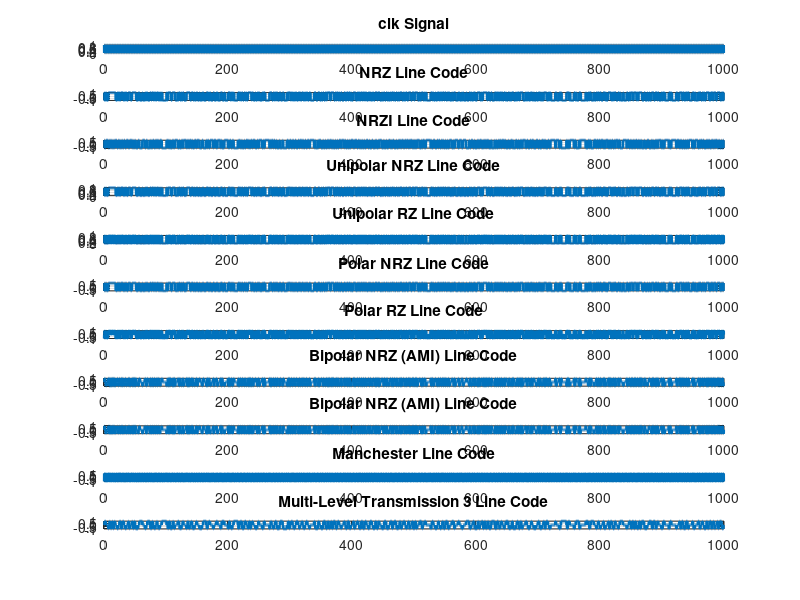
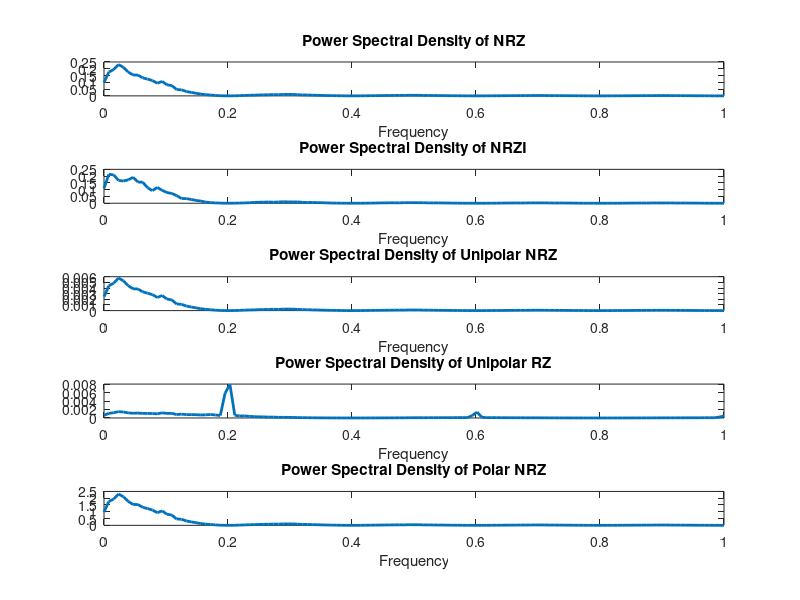
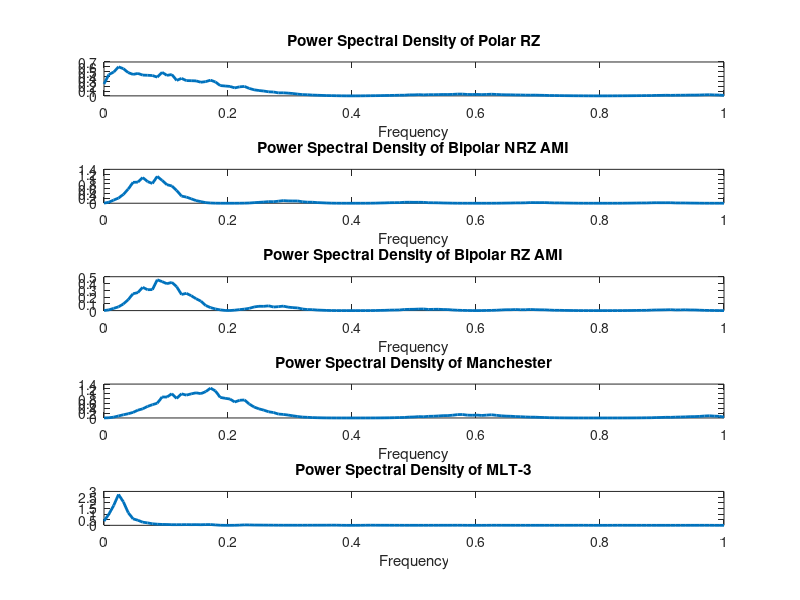

Recreate these plots in MATLAB, in order.
clear
clc
% Generate a random binary data signal
N = 1000; % number of bits
bits = randi([0 1], 1, N);
% Define the line code parameters
Tb = 1; % bit period
fs = 10; % sampling frequency (number of samples per bit)
t = 0:(1/fs):Tb*N-(1/fs); % time vector
%%
for i = 1:length(bits)
    clk((i-1)*fs+1:(2*i-1)*fs/2) = 1;
    clk((2*i-1)*fs/2+1:i*fs) = 0;
end
% Plot the input bits signal
figure
subplot(11,1,1)
plot(t, clk, 'LineWidth', 2);
grid on;

title('clk Signal');
%%
NRZ = zeros(1, fs*N);
% Generate the NRZ line code signal
for i = 1:length(bits)
    if bits(i) == 0
        NRZ((i-1)*fs+1:i*fs) = -1;
    else
        NRZ((i-1)*fs+1:i*fs) = 1;
    end
end

% Plot the NRZ line code signal
subplot(11,1,2)
plot(t, NRZ, 'LineWidth', 2);
grid on;

title('NRZ Line Code');
%%
NRZI = zeros(1, fs*N);
current_state = 1;
% Generate the NRZI line code signal
for i = 1:length(bits)
    if bits(i) == 0
        NRZI((i-1)*fs+1:i*fs) = current_state;
    else
        NRZI((i-1)*fs+1:i*fs) = - current_state;
        current_state = - current_state;
    end
end

% Plot the NRZI line code signal
subplot(11,1,3)
plot(t, NRZI, 'LineWidth', 2);
grid on;

title('NRZI Line Code');
%%
UP_NRZ = zeros(1, fs*N);
% Generate the Unipolar NRZ line code signal
for i = 1:length(bits)
    if bits(i) == 0
        UP_NRZ((i-1)*fs+1:i*fs) = 0;
    else
        UP_NRZ((i-1)*fs+1:i*fs) = 1;
    end
end

% Plot the Unipolar NRZ line code signal
subplot(11,1,4)
plot(t, UP_NRZ, 'LineWidth', 2);
grid on;


title('Unipolar NRZ Line Code');

%%
UP_RZ = zeros(1, fs*N);
% Generate the Unipolar RZ line code signal
for i = 1:length(bits)
    if bits(i) == 0
        UP_RZ((i-1)*fs+1:i*fs) = 0;
    else
        UP_RZ((i-1)*fs+1:(2*i-1)*fs/2) = 1;
        UP_RZ((2*i-1)*fs/2+1:i*fs) = 0;
    end
end

% Plot the Unipolar RZ line code signal
subplot(11,1,5)
plot(t, UP_RZ, 'LineWidth', 2);
grid on;

title('Unipolar RZ Line Code');
%%
P_NRZ = zeros(1, fs*N);
% Generate the Polar NRZ line code signal
for i = 1:length(bits)
    if bits(i) == 0
        P_NRZ((i-1)*fs+1:i*fs) = -1;
    else
        P_NRZ((i-1)*fs+1:i*fs) = 1;
    end
end

% Plot the Polar NRZ line code signal
subplot(11,1,6)
plot(t, P_NRZ, 'LineWidth', 2);
grid on;


title('Polar NRZ Line Code');
%%
P_RZ = zeros(1, fs*N);
% Generate the Polar RZ line code signal
for i = 1:length(bits)
    if bits(i) == 0
        P_RZ((i-1)*fs+1:(2*i-1)*fs/2) = -1;
        P_RZ((2*i-1)*fs/2+1:i*fs) = 0;
    else
        P_RZ((i-1)*fs+1:(2*i-1)*fs/2) = 1;
        P_RZ((2*i-1)*fs/2+1:i*fs) = 0;
    end
end

% Plot the Polar RZ line code signal
subplot(11,1,7)
plot(t, P_RZ, 'LineWidth', 2);
grid on;


title('Polar RZ Line Code');
%%
BiP_NRZ = zeros(1, fs*N);
flag = 0;
% Generate the Bipolar NRZ (AMI) line code signal
for i = 1:length(bits)
    if bits(i) == 0
        BiP_NRZ((i-1)*fs+1:i*fs) = 0;
    else
        if flag == 0
            BiP_NRZ((i-1)*fs+1:i*fs) = 1;
            flag = 1;
        else
            BiP_NRZ((i-1)*fs+1:i*fs) = -1;
            flag = 0;
        end
    end
end

% Plot the Bipolar NRZ (AMI) line code signal
subplot(11,1,8)
plot(t, BiP_NRZ, 'LineWidth', 2);
grid on;


title('Bipolar NRZ (AMI) Line Code');
%%
BiP_RZ = zeros(1, fs*N);
flag = 0;
% Generate the Bipolar RZ (AMI) line code signal
for i = 1:length(bits)
    if bits(i) == 0
        BiP_RZ((i-1)*fs+1:i*fs) = 0;
    else
        if flag == 0
            BiP_RZ((i-1)*fs+1:(2*i-1)*fs/2) = 1;
            BiP_RZ((2*i-1)*fs/2+1:i*fs) = 0;
            flag = 1;
        else
            BiP_RZ((i-1)*fs+1:(2*i-1)*fs/2) = -1;
            BiP_RZ((2*i-1)*fs/2+1:i*fs) = 0;
            flag = 0;
        end
    end
end

% Plot the Bipolar RZ (AMI) line code signal
subplot(11,1,9)
plot(t, BiP_RZ, 'LineWidth', 2);
grid on;


title('Bipolar NRZ (AMI) Line Code');
%%
Manchester = zeros(1, fs*N); % preallocate the code signal
% Generate the Manchester line code signal
for i = 1:length(bits)
    if bits(i) == 0
        Manchester((i-1)*fs+1:(2*i-1)*fs/2) = -1;
        Manchester((2*i-1)*fs/2+1:i*fs) = 1;
    else
        Manchester((i-1)*fs+1:(2*i-1)*fs/2) = 1;
        Manchester((2*i-1)*fs/2+1:i*fs) = -1;
    end
end

% Plot the Manchester line code signal
subplot(11,1,10)
plot(t, Manchester, 'LineWidth', 2);
grid on;


title('Manchester Line Code');
%%
MultiLevel_Trans = zeros(1, fs*N);
prev_level = 0;
flag = 0;
% Generate the Multi-Level Transmission 3 line code signal
for i = 1:length(bits)
    if bits(i) == 0
        MultiLevel_Trans((i-1)*fs+1:i*fs)= prev_level;
        prev_level = MultiLevel_Trans(i*fs);
    else
        if prev_level == -1
            next_level = 0;
            flag = 0;
        elseif prev_level == 1
            next_level = 0;
            flag = 1;
        else
            if flag == 0
                next_level = 1;
                flag = 1;
            else
                next_level = -1;
                flag = 0;
            end
        end
        MultiLevel_Trans((i-1)*fs+1:i*fs)= next_level;
        prev_level = next_level;
    end
end

% Plot the Multi-Level Transmission 3 line code signal
subplot(11,1,11)
plot(t, MultiLevel_Trans, 'LineWidth', 2);
grid on;

title('Multi-Level Transmission 3 Line Code');
%%
% h = spectrum.welch;
% input_bits_psd = psd(h, input_bits, 'Fs', 10);
% handle1 = plot(input_bits_psd);

% window_length = N;
% overlap = window_length/2;
% % Calculate the PSD using the Welch method
% [input_bits_psd, f] = pwelch(input_bits, window_length, overlap, [], fs);
% 
% % Plot the PSD
% subplot(8,2,2)
% figure
% plot(f, 10*log10(input_bits_psd));
% xlabel('Frequency');
% ylabel('Power/frequency (dB/Hz)');
% title('Power Spectral Density');
%%
%PSD of NRZ

% Calculate the PSD using the Welch method
[NRZ_psd, f] = pwelch(NRZ);

% Plot the PSD
figure
subplot(5,1,1)
plot(2*f,(NRZ_psd)./100,'LineWidth', 2);
xlabel('Frequency');
title('Power Spectral Density of NRZ');
%%
%PSD of NRZI

% Calculate the PSD using the Welch method
[NRZI_psd, f] = pwelch(NRZI);

% Plot the PSD
subplot(5,1,2)
plot(2*f,(NRZI_psd)./100,'LineWidth', 2);
xlabel('Frequency');
title('Power Spectral Density of NRZI');
%%
%PSD of Unipolar NRZ

% Calculate the PSD using the Welch method
[UP_NRZ_psd, f] = pwelch(UP_NRZ);

% Plot the PSD
subplot(5,1,3)
plot(2*f,(UP_NRZ_psd)./1000,'LineWidth', 2);
xlabel('Frequency');
title('Power Spectral Density of Unipolar NRZ');
%%
%PSD of Unipolar RZ

% Calculate the PSD using the Welch method
[UP_RZ_psd, f] = pwelch(UP_RZ);

% Plot the PSD
subplot(5,1,4)
plot(2*f, (UP_RZ_psd)./1000,'LineWidth', 2);
xlabel('Frequency');
title('Power Spectral Density of Unipolar RZ');
%%
%PSD of Polar NRZ

% Calculate the PSD using the Welch method
[P_NRZ_psd, f] = pwelch(P_NRZ);

% Plot the PSD
subplot(5,1,5)
plot(2*f,(P_NRZ_psd)./10,'LineWidth', 2);
xlabel('Frequency');
title('Power Spectral Density of Polar NRZ');
%%
%PSD of Polar RZ

% Calculate the PSD using the Welch method
[P_RZ_psd, f] = pwelch(P_RZ);

% Plot the PSD
figure
subplot(5,1,1)
plot(2*f,(P_RZ_psd)./10,'LineWidth', 2);
xlabel('Frequency');
title('Power Spectral Density of Polar RZ');
%%
%PSD of Bipolar NRZ AMI

% Calculate the PSD using the Welch method
[BiP_NRZ_psd, f] = pwelch(BiP_NRZ);

% Plot the PSD
subplot(5,1,2)
plot(2*f,(BiP_NRZ_psd)./10,'LineWidth', 2);
xlabel('Frequency');
title('Power Spectral Density of Bipolar NRZ AMI');
%%
%PSD of Bipolar RZ AMI

% Calculate the PSD using the Welch method
[BiP_RZ_psd, f] = pwelch(BiP_RZ);

% Plot the PSD
subplot(5,1,3)
plot(2*f,(BiP_RZ_psd)./10,'LineWidth', 2);
xlabel('Frequency');
title('Power Spectral Density of Bipolar RZ AMI');
%%
%PSD of Manchester

% Calculate the PSD using the Welch method
[Manchester_psd, f] = pwelch(Manchester);
% Plot the PSD
subplot(5,1,4)
plot(2*f, (Manchester_psd)./10,'LineWidth', 2);
xlabel('Frequency');
title('Power Spectral Density of Manchester');
%%
%PSD of MLT-3

% Calculate the PSD using the Welch method
[MultiLevel_Trans_psd, f] = pwelch(MultiLevel_Trans);

% Plot the PSD
subplot(5,1,5)
plot(2*f,(MultiLevel_Trans_psd)./10,'LineWidth', 2);
xlabel('Frequency');
title('Power Spectral Density of MLT-3');
        
        
        
